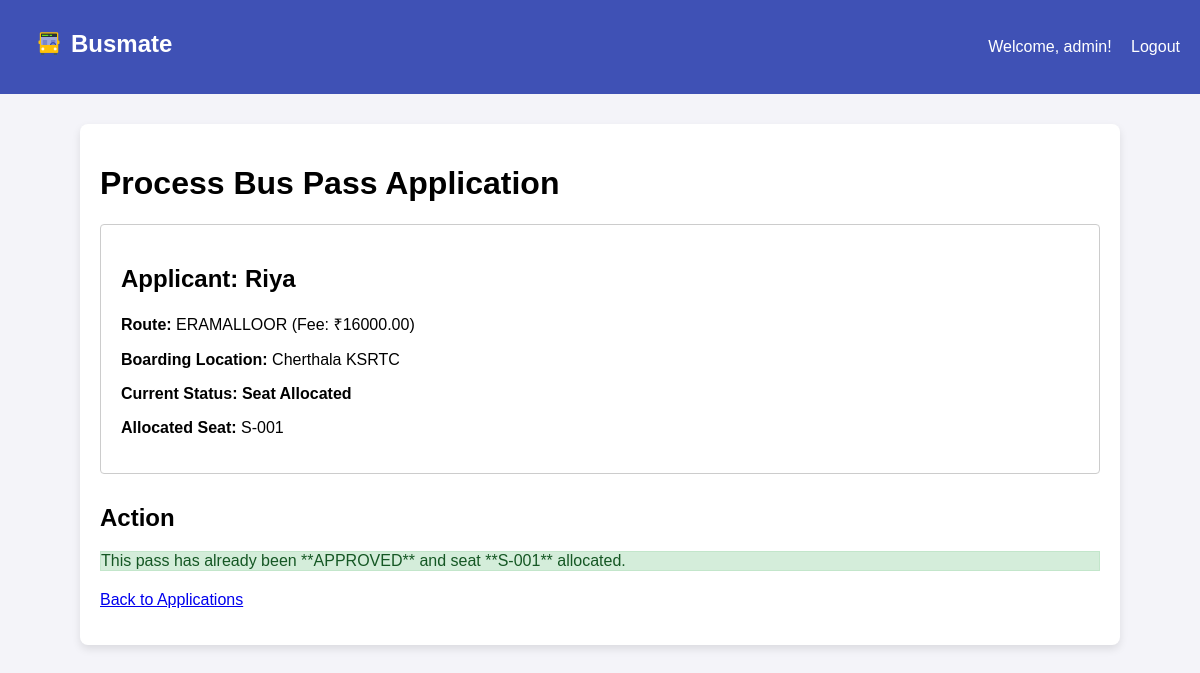
/buspass/admin/process_pass/7/ (signed in), run on the app's committed database.
### BusPass/models.py (models this page shows, shortened)
class BusPassApplication(models.Model):
    STATUS_CHOICES = [
        ('PENDING', 'Pending Approval'),
        ('PAID', 'Fee Paid'),
        ('ALLOCATED', 'Seat Allocated'),
        ('REJECTED', 'Rejected'),
        ('CANCELLED', 'Cancelled by User'),
    ]
    user = models.ForeignKey(User, on_delete=models.CASCADE)
    route = models.ForeignKey(BusRoute, on_delete=models.PROTECT) # Prevents route deletion if passes exist
    boarding_location = models.CharField(max_length=200)
    application_date = models.DateTimeField(auto_now_add=True)
    status = models.CharField(max_length=20, choices=STATUS_CHOICES, default='PENDING')
    seat_number = models.CharField(max_length=10, blank=True, null=True) # Allocated seat
    paid_fee = models.DecimalField(max_digits=8, decimal_places=2, blank=True, null=True)

class BusRoute(models.Model):
    name = models.CharField(max_length=100, unique=True)
    description = models.TextField(blank=True)
    fee = models.DecimalField(max_digits=8, decimal_places=2)
    max_seats = models.IntegerField(default=50) # Maximum capacity

### BusPass/views.py (the view, shortened to what this page needs)
# urls.py: path('admin/process_pass/<int:pass_id>/', views.admin_process_pass, name='admin_process_pass'),
@login_required
@user_passes_test(is_admin, login_url='/accounts/login/')
def admin_process_pass(request, pass_id):
    application = get_object_or_404(BusPassApplication, id=pass_id)
    return render(request, 'BusPass/admin_process_pass.html', {'application': application})

### BusPass/views.py (called while the page is built)
def is_admin(user):
    try:
        return user.is_authenticated and user.userprofile.is_admin
    except UserProfile.DoesNotExist:
        return False

### BusPass/templates/BusPass/admin_process_pass.html (shortened to what this page needs)
{% extends "base.html" %}
{% block content %}
    <h1>Process Bus Pass Application</h1>
    <div style="border: 1px solid #ccc; padding: 20px; border-radius: 4px;">
        <h2>Applicant: {{ application.user.username }}</h2>
        <p><strong>Route:</strong> {{ application.route.name }} (Fee: ₹{{ application.route.fee }})</p>
        <p><strong>Boarding Location:</strong> {{ application.boarding_location }}</p>
        <p><strong>Current Status:</strong> <span style="font-weight: bold;">{{ application.get_status_display }}</span></p>
        {% if application.seat_number %}<p><strong>Allocated Seat:</strong> {{ application.seat_number }}</p>{% endif %}
    </div>
    <h2 style="margin-top: 30px;">Action</h2>
    {% if application.status == 'PAID' %}
        <form method="post" style="display: inline-block;">
            {% csrf_token %}
            <input type="hidden" name="action" value="allocate">
            <button type="submit" style="background-color: green;">Allocate Seat & Approve</button>
        </form>
        <form method="post" style="display: inline-block; margin-left: 10px;">
            {% csrf_token %}
            <input type="hidden" name="action" value="reject">
            <button type="submit" style="background-color: red;">Reject Application</button>
        </form>
    {% elif application.status == 'ALLOCATED' %}
        <div class="success">This pass has already been **APPROVED** and seat **{{ application.seat_number }}** allocated.</div>
    {% elif application.status == 'REJECTED' %}
        <div class="error">This application was **REJECTED**.</div>
    {% else %}
        <div class="message error">Status is PENDING. Wait for payment (Simulated to PAID) before processing.</div>
    {% endif %}
    <p style="margin-top: 20px;"><a href="{% url 'admin_view_applications' %}">Back to Applications</a></p>
{% endblock %}

### BusPass/templates/base.html (shortened to what this page needs)
<!DOCTYPE html>
{% load static %}
<html lang="en">
<head>
</head>
<body>
    <div class="navbar">
        <h2>
            <a href="{% url 'initial_page' %}" style="display:inline-flex; align-items:center; gap:8px;">
                <img src="{% static 'BusPass/images/logo.png' %}" alt="Busmate" style="width:28px; height:28px; object-fit:contain;"/>
                Busmate
            </a>
        </h2>
        <div>
            {% if user.is_authenticated %}
                <span>Welcome, {{ user.username }}!</span>
                <a href="{% url 'logout' %}">Logout</a>
            {% else %}
                <a href="{% url 'login' %}">Login</a>
                <a href="{% url 'register' %}">Register</a>
                {% endif %}
        </div>
    </div>
    <div class="container">
        {% block content %}
        {% endblock %}
    </div>
</body>
</html>

### BusPass/templates/base.html (style rules this page uses)
body { font-family: sans-serif; margin: 0; padding: 0; background-color: #f4f4f9; }
.navbar { background-color: #3f51b5; padding: 10px 20px; color: white; display: flex; justify-content: space-between; align-items: center; }
.navbar a { color: white; text-decoration: none; margin-left: 15px; }
.container { max-width: 1000px; margin: 30px auto; padding: 20px; background-color: white; border-radius: 8px; box-shadow: 0 4px 8px rgba(0,0,0,0.1); }
.success { background-color: #d4edda; color: #155724; border: 1px solid #c3e6cb; }

### data on the page
BusPassApplication: user.username "Riya", route.name "ERAMALLOOR", route.fee "16000.00", boarding_location "Cherthala KSRTC", status "Seat Allocated", seat_number "S-001"

### other printed values
{{ user.username }} "admin"
